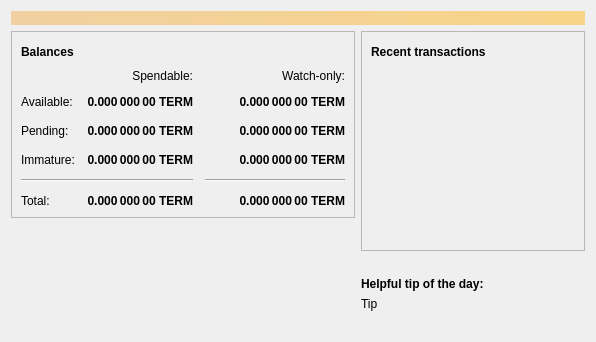
<?xml version="1.0" encoding="UTF-8"?>
<ui version="4.0">
 <class>OverviewPage</class>
 <widget class="QWidget" name="OverviewPage">
  <property name="geometry">
   <rect>
    <x>0</x>
    <y>0</y>
    <width>596</width>
    <height>342</height>
   </rect>
  </property>
  <property name="windowTitle">
   <string>Form</string>
  </property>
  <layout class="QVBoxLayout" name="topLayout">
   <item>
    <widget class="QLabel" name="labelAlerts">
     <property name="visible">
      <bool>false</bool>
     </property>
     <property name="styleSheet">
      <string notr="true">QLabel { background-color: qlineargradient(x1: 0, y1: 0, x2: 1, y2: 0, stop:0 #F0D0A0, stop:1 #F8D488); color:#000000; }</string>
     </property>
     <property name="wordWrap">
      <bool>true</bool>
     </property>
     <property name="margin">
      <number>3</number>
     </property>
     <property name="textInteractionFlags">
      <set>Qt::TextSelectableByMouse</set>
     </property>
    </widget>
   </item>
   <item>
    <layout class="QHBoxLayout" name="horizontalLayout" stretch="1,1">
     <item>
      <layout class="QVBoxLayout" name="verticalLayout_2">
       <item>
        <widget class="QFrame" name="frame">
         <property name="frameShape">
          <enum>QFrame::StyledPanel</enum>
         </property>
         <property name="frameShadow">
          <enum>QFrame::Raised</enum>
         </property>
         <layout class="QVBoxLayout" name="verticalLayout_4">
          <item>
           <layout class="QHBoxLayout" name="horizontalLayout_4">
            <item>
             <widget class="QLabel" name="label_5">
              <property name="font">
               <font>
                <weight>75</weight>
                <bold>true</bold>
               </font>
              </property>
              <property name="text">
               <string>Balances</string>
              </property>
             </widget>
            </item>
            <item>
             <widget class="QPushButton" name="labelWalletStatus">
              <property name="enabled">
               <bool>true</bool>
              </property>
              <property name="maximumSize">
               <size>
                <width>30</width>
                <height>16777215</height>
               </size>
              </property>
              <property name="toolTip">
               <string>The displayed information may be out of date. Your wallet automatically synchronizes with the Termucash network after a connection is established, but this process has not completed yet.</string>
              </property>
              <property name="text">
               <string/>
              </property>
              <property name="icon">
               <iconset resource="../bitcoin.qrc">
                <normaloff>:/icons/warning</normaloff>
                <disabledoff>:/icons/warning</disabledoff>:/icons/warning</iconset>
              </property>
              <property name="iconSize">
               <size>
                <width>24</width>
                <height>24</height>
               </size>
              </property>
              <property name="flat">
               <bool>true</bool>
              </property>
             </widget>
            </item>
            <item>
             <spacer name="horizontalSpacer_3">
              <property name="orientation">
               <enum>Qt::Horizontal</enum>
              </property>
              <property name="sizeHint" stdset="0">
               <size>
                <width>40</width>
                <height>20</height>
               </size>
              </property>
             </spacer>
            </item>
           </layout>
          </item>
          <item>
           <layout class="QGridLayout" name="gridLayout">
            <property name="spacing">
             <number>12</number>
            </property>
            <item row="2" column="2">
             <widget class="QLabel" name="labelWatchPending">
              <property name="font">
               <font>
                <weight>75</weight>
                <bold>true</bold>
               </font>
              </property>
              <property name="cursor">
               <cursorShape>IBeamCursor</cursorShape>
              </property>
              <property name="toolTip">
               <string>Unconfirmed transactions to watch-only addresses</string>
              </property>
              <property name="text">
               <string notr="true">0.000 000 00 TERM</string>
              </property>
              <property name="alignment">
               <set>Qt::AlignRight|Qt::AlignTrailing|Qt::AlignVCenter</set>
              </property>
              <property name="textInteractionFlags">
               <set>Qt::LinksAccessibleByMouse|Qt::TextSelectableByKeyboard|Qt::TextSelectableByMouse</set>
              </property>
             </widget>
            </item>
            <item row="2" column="1">
             <widget class="QLabel" name="labelUnconfirmed">
              <property name="font">
               <font>
                <weight>75</weight>
                <bold>true</bold>
               </font>
              </property>
              <property name="cursor">
               <cursorShape>IBeamCursor</cursorShape>
              </property>
              <property name="toolTip">
               <string>Total of transactions that have yet to be confirmed, and do not yet count toward the spendable balance</string>
              </property>
              <property name="text">
               <string notr="true">0.000 000 00 TERM</string>
              </property>
              <property name="alignment">
               <set>Qt::AlignRight|Qt::AlignTrailing|Qt::AlignVCenter</set>
              </property>
              <property name="textInteractionFlags">
               <set>Qt::LinksAccessibleByMouse|Qt::TextSelectableByKeyboard|Qt::TextSelectableByMouse</set>
              </property>
             </widget>
            </item>
            <item row="3" column="2">
             <widget class="QLabel" name="labelWatchImmature">
              <property name="font">
               <font>
                <weight>75</weight>
                <bold>true</bold>
               </font>
              </property>
              <property name="cursor">
               <cursorShape>IBeamCursor</cursorShape>
              </property>
              <property name="toolTip">
               <string>Mined balance in watch-only addresses that has not yet matured</string>
              </property>
              <property name="text">
               <string notr="true">0.000 000 00 TERM</string>
              </property>
              <property name="alignment">
               <set>Qt::AlignRight|Qt::AlignTrailing|Qt::AlignVCenter</set>
              </property>
              <property name="textInteractionFlags">
               <set>Qt::LinksAccessibleByMouse|Qt::TextSelectableByKeyboard|Qt::TextSelectableByMouse</set>
              </property>
             </widget>
            </item>
            <item row="4" column="0" colspan="2">
             <widget class="Line" name="line">
              <property name="orientation">
               <enum>Qt::Horizontal</enum>
              </property>
             </widget>
            </item>
            <item row="4" column="2">
             <widget class="Line" name="lineWatchBalance">
              <property name="sizePolicy">
               <sizepolicy hsizetype="Preferred" vsizetype="Fixed">
                <horstretch>0</horstretch>
                <verstretch>0</verstretch>
               </sizepolicy>
              </property>
              <property name="minimumSize">
               <size>
                <width>140</width>
                <height>0</height>
               </size>
              </property>
              <property name="orientation">
               <enum>Qt::Horizontal</enum>
              </property>
             </widget>
            </item>
            <item row="5" column="0">
             <widget class="QLabel" name="labelTotalText">
              <property name="text">
               <string>Total:</string>
              </property>
             </widget>
            </item>
            <item row="3" column="1">
             <widget class="QLabel" name="labelImmature">
              <property name="font">
               <font>
                <weight>75</weight>
                <bold>true</bold>
               </font>
              </property>
              <property name="cursor">
               <cursorShape>IBeamCursor</cursorShape>
              </property>
              <property name="toolTip">
               <string>Mined balance that has not yet matured</string>
              </property>
              <property name="text">
               <string notr="true">0.000 000 00 TERM</string>
              </property>
              <property name="alignment">
               <set>Qt::AlignRight|Qt::AlignTrailing|Qt::AlignVCenter</set>
              </property>
              <property name="textInteractionFlags">
               <set>Qt::LinksAccessibleByMouse|Qt::TextSelectableByKeyboard|Qt::TextSelectableByMouse</set>
              </property>
             </widget>
            </item>
            <item row="2" column="3">
             <spacer name="horizontalSpacer_2">
              <property name="orientation">
               <enum>Qt::Horizontal</enum>
              </property>
              <property name="sizeHint" stdset="0">
               <size>
                <width>40</width>
                <height>20</height>
               </size>
              </property>
             </spacer>
            </item>
            <item row="3" column="0">
             <widget class="QLabel" name="labelImmatureText">
              <property name="text">
               <string>Immature:</string>
              </property>
             </widget>
            </item>
            <item row="5" column="1">
             <widget class="QLabel" name="labelTotal">
              <property name="font">
               <font>
                <weight>75</weight>
                <bold>true</bold>
               </font>
              </property>
              <property name="cursor">
               <cursorShape>IBeamCursor</cursorShape>
              </property>
              <property name="toolTip">
               <string>Your current total balance</string>
              </property>
              <property name="text">
               <string notr="true">0.000 000 00 TERM</string>
              </property>
              <property name="alignment">
               <set>Qt::AlignRight|Qt::AlignTrailing|Qt::AlignVCenter</set>
              </property>
              <property name="textInteractionFlags">
               <set>Qt::LinksAccessibleByMouse|Qt::TextSelectableByKeyboard|Qt::TextSelectableByMouse</set>
              </property>
             </widget>
            </item>
            <item row="5" column="2">
             <widget class="QLabel" name="labelWatchTotal">
              <property name="font">
               <font>
                <weight>75</weight>
                <bold>true</bold>
               </font>
              </property>
              <property name="cursor">
               <cursorShape>IBeamCursor</cursorShape>
              </property>
              <property name="toolTip">
               <string>Current total balance in watch-only addresses</string>
              </property>
              <property name="text">
               <string notr="true">0.000 000 00 TERM</string>
              </property>
              <property name="alignment">
               <set>Qt::AlignRight|Qt::AlignTrailing|Qt::AlignVCenter</set>
              </property>
              <property name="textInteractionFlags">
               <set>Qt::LinksAccessibleByMouse|Qt::TextSelectableByKeyboard|Qt::TextSelectableByMouse</set>
              </property>
             </widget>
            </item>
            <item row="0" column="2">
             <widget class="QLabel" name="labelWatchonly">
              <property name="text">
               <string>Watch-only:</string>
              </property>
              <property name="alignment">
               <set>Qt::AlignRight|Qt::AlignTrailing|Qt::AlignVCenter</set>
              </property>
             </widget>
            </item>
            <item row="1" column="0">
             <widget class="QLabel" name="labelBalanceText">
              <property name="text">
               <string>Available:</string>
              </property>
             </widget>
            </item>
            <item row="1" column="1">
             <widget class="QLabel" name="labelBalance">
              <property name="font">
               <font>
                <weight>75</weight>
                <bold>true</bold>
               </font>
              </property>
              <property name="cursor">
               <cursorShape>IBeamCursor</cursorShape>
              </property>
              <property name="toolTip">
               <string>Your current spendable balance</string>
              </property>
              <property name="text">
               <string notr="true">0.000 000 00 TERM</string>
              </property>
              <property name="alignment">
               <set>Qt::AlignRight|Qt::AlignTrailing|Qt::AlignVCenter</set>
              </property>
              <property name="textInteractionFlags">
               <set>Qt::LinksAccessibleByMouse|Qt::TextSelectableByKeyboard|Qt::TextSelectableByMouse</set>
              </property>
             </widget>
            </item>
            <item row="1" column="2">
             <widget class="QLabel" name="labelWatchAvailable">
              <property name="font">
               <font>
                <weight>75</weight>
                <bold>true</bold>
               </font>
              </property>
              <property name="cursor">
               <cursorShape>IBeamCursor</cursorShape>
              </property>
              <property name="toolTip">
               <string>Your current balance in watch-only addresses</string>
              </property>
              <property name="text">
               <string notr="true">0.000 000 00 TERM</string>
              </property>
              <property name="alignment">
               <set>Qt::AlignRight|Qt::AlignTrailing|Qt::AlignVCenter</set>
              </property>
              <property name="textInteractionFlags">
               <set>Qt::LinksAccessibleByMouse|Qt::TextSelectableByKeyboard|Qt::TextSelectableByMouse</set>
              </property>
             </widget>
            </item>
            <item row="2" column="0">
             <widget class="QLabel" name="labelPendingText">
              <property name="text">
               <string>Pending:</string>
              </property>
             </widget>
            </item>
            <item row="0" column="1">
             <widget class="QLabel" name="labelSpendable">
              <property name="text">
               <string>Spendable:</string>
              </property>
              <property name="alignment">
               <set>Qt::AlignRight|Qt::AlignTrailing|Qt::AlignVCenter</set>
              </property>
             </widget>
            </item>
           </layout>
          </item>
         </layout>
        </widget>
       </item>
       <item>
        <spacer name="verticalSpacer">
         <property name="orientation">
          <enum>Qt::Vertical</enum>
         </property>
         <property name="sizeHint" stdset="0">
          <size>
           <width>20</width>
           <height>40</height>
          </size>
         </property>
        </spacer>
       </item>
       <item>
        <layout class="QGridLayout" name="logo_grid">
          <item>
            <widget class="QLabel" name="label_wallet_bgcoin">
             <property name="text">
              <string/>
             </property>
             <property name="pixmap">
              <pixmap resource="../bitcoin.qrc">:/icons/wallet_bgcoin</pixmap>
             </property>
             <property name="scaledContents">
              <bool>false</bool>
             </property>
             <property name="alignment">
              <set>Qt::AlignCenter</set>
             </property>
             <property name="margin">
              <number>-2</number>
             </property>
            </widget>
          </item>
          <item>
            <widget class="QLabel" name="label_wallet_version_overlay">
              <property name="text">
               <string></string>
              </property>
              <property name="pixmap">
              </property>
              <property name="scaledContents">
               <bool>false</bool>
              </property>
              <property name="alignment">
               <set>Qt::AlignLeft|Qt::AlignBottom</set>
              </property>
              <property name="margin">
               <number>2</number>
              </property>
            </widget>
          </item>
        </layout>
       </item>
      </layout>
     </item>
     <item>
      <layout class="QVBoxLayout" name="verticalLayout_3">
       <item>
        <widget class="QFrame" name="frame_2">
         <property name="frameShape">
          <enum>QFrame::StyledPanel</enum>
         </property>
         <property name="frameShadow">
          <enum>QFrame::Raised</enum>
         </property>
         <layout class="QVBoxLayout" name="verticalLayout">
          <item>
           <layout class="QHBoxLayout" name="horizontalLayout_2">
            <item>
             <widget class="QLabel" name="label_4">
              <property name="font">
               <font>
                <weight>75</weight>
                <bold>true</bold>
               </font>
              </property>
              <property name="text">
               <string>Recent transactions</string>
              </property>
             </widget>
            </item>
            <item>
             <widget class="QPushButton" name="labelTransactionsStatus">
              <property name="enabled">
               <bool>true</bool>
              </property>
              <property name="maximumSize">
               <size>
                <width>30</width>
                <height>16777215</height>
               </size>
              </property>
              <property name="toolTip">
               <string>The displayed information may be out of date. Your wallet automatically synchronizes with the Termucash network after a connection is established, but this process has not completed yet.</string>
              </property>
              <property name="text">
               <string/>
              </property>
              <property name="icon">
               <iconset resource="../bitcoin.qrc">
                <normaloff>:/icons/warning</normaloff>
                <disabledoff>:/icons/warning</disabledoff>:/icons/warning</iconset>
              </property>
              <property name="iconSize">
               <size>
                <width>24</width>
                <height>24</height>
               </size>
              </property>
              <property name="flat">
               <bool>true</bool>
              </property>
             </widget>
            </item>
            <item>
             <spacer name="horizontalSpacer">
              <property name="orientation">
               <enum>Qt::Horizontal</enum>
              </property>
              <property name="sizeHint" stdset="0">
               <size>
                <width>40</width>
                <height>20</height>
               </size>
              </property>
             </spacer>
            </item>
           </layout>
          </item>
          <item>
           <widget class="QListView" name="listTransactions">
            <property name="styleSheet">
             <string notr="true">QListView { background: transparent; }</string>
            </property>
            <property name="frameShape">
             <enum>QFrame::NoFrame</enum>
            </property>
            <property name="verticalScrollBarPolicy">
             <enum>Qt::ScrollBarAlwaysOff</enum>
            </property>
            <property name="horizontalScrollBarPolicy">
             <enum>Qt::ScrollBarAlwaysOff</enum>
            </property>
            <property name="selectionMode">
             <enum>QAbstractItemView::NoSelection</enum>
            </property>
           </widget>
          </item>
         </layout>
        </widget>
       </item>
       <item>
        <spacer name="verticalSpacer_2">
         <property name="orientation">
          <enum>Qt::Vertical</enum>
         </property>
         <property name="sizeHint" stdset="0">
          <size>
           <width>20</width>
           <height>40</height>
          </size>
         </property>
        </spacer>
       </item>
       <item>
        <layout class="QVBoxLayout" name="verticalLayout_5">
         <property name="topMargin">
          <number>0</number>
         </property>
         <item>
          <widget class="QLabel" name="label_tip_header">
           <property name="font">
            <font>
             <weight>75</weight>
             <bold>true</bold>
            </font>
           </property>
           <property name="text">
            <string>Helpful tip of the day:</string>
           </property>
          </widget>
         </item>
         <item>
          <widget class="QLabel" name="label_tip">
           <property name="text">
            <string>Tip</string>
           </property>
          </widget>
         </item>
         <item>
          <spacer name="verticalSpacer_3">
           <property name="orientation">
            <enum>Qt::Vertical</enum>
           </property>
           <property name="sizeType">
            <enum>QSizePolicy::Maximum</enum>
           </property>
           <property name="sizeHint" stdset="0">
            <size>
             <width>20</width>
             <height>40</height>
            </size>
           </property>
          </spacer>
         </item>
        </layout>
       </item>
      </layout>
     </item>
    </layout>
   </item>
  </layout>
 </widget>
 <resources>
  <include location="../bitcoin.qrc"/>
 </resources>
 <connections/>
</ui>
